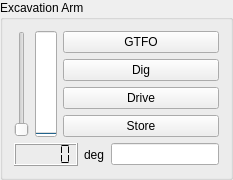
          <widget class="QGroupBox" name="groupBox_8">
           <property name="sizePolicy">
            <sizepolicy hsizetype="Preferred" vsizetype="Preferred">
             <horstretch>1</horstretch>
             <verstretch>1</verstretch>
            </sizepolicy>
           </property>
           <property name="focusPolicy">
            <enum>Qt::NoFocus</enum>
           </property>
           <property name="title">
            <string>Excavation Arm</string>
           </property>
           <layout class="QVBoxLayout" name="verticalLayout_16">
            <item>
             <layout class="QHBoxLayout" name="horizontalLayout_16">
              <item>
               <widget class="QSlider" name="slider_ExcavationArm">
                <property name="focusPolicy">
                 <enum>Qt::NoFocus</enum>
                </property>
                <property name="minimum">
                 <number>0</number>
                </property>
                <property name="maximum">
                 <number>130</number>
                </property>
                <property name="value">
                 <number>0</number>
                </property>
                <property name="orientation">
                 <enum>Qt::Vertical</enum>
                </property>
               </widget>
              </item>
              <item>
               <widget class="QProgressBar" name="progressBar_ExcavationArm">
                <property name="focusPolicy">
                 <enum>Qt::NoFocus</enum>
                </property>
                <property name="layoutDirection">
                 <enum>Qt::LeftToRight</enum>
                </property>
                <property name="maximum">
                 <number>90</number>
                </property>
                <property name="value">
                 <number>0</number>
                </property>
                <property name="textVisible">
                 <bool>true</bool>
                </property>
                <property name="orientation">
                 <enum>Qt::Vertical</enum>
                </property>
                <property name="textDirection">
                 <enum>QProgressBar::TopToBottom</enum>
                </property>
               </widget>
              </item>
              <item>
               <layout class="QVBoxLayout" name="verticalLayout_35">
                <item>
                 <widget class="QPushButton" name="pushButton_ExcavationArmDig">
                  <property name="focusPolicy">
                   <enum>Qt::NoFocus</enum>
                  </property>
                  <property name="text">
                   <string>GTFO</string>
                  </property>
                 </widget>
                </item>
                <item>
                 <widget class="QPushButton" name="pushButton_ExcavationArmJog">
                  <property name="focusPolicy">
                   <enum>Qt::NoFocus</enum>
                  </property>
                  <property name="text">
                   <string>Dig</string>
                  </property>
                 </widget>
                </item>
                <item>
                 <widget class="QPushButton" name="pushButton_ExcavationArmDrive">
                  <property name="text">
                   <string>Drive</string>
                  </property>
                 </widget>
                </item>
                <item>
                 <widget class="QPushButton" name="pushButton_ExcavationArmStore">
                  <property name="focusPolicy">
                   <enum>Qt::NoFocus</enum>
                  </property>
                  <property name="text">
                   <string>Store</string>
                  </property>
                 </widget>
                </item>
               </layout>
              </item>
             </layout>
            </item>
            <item>
             <layout class="QHBoxLayout" name="horizontalLayout_12">
              <item>
               <widget class="QLCDNumber" name="lcdNumber_ExcavationArm">
                <property name="focusPolicy">
                 <enum>Qt::NoFocus</enum>
                </property>
                <property name="smallDecimalPoint">
                 <bool>false</bool>
                </property>
                <property name="segmentStyle">
                 <enum>QLCDNumber::Flat</enum>
                </property>
                <property name="value" stdset="0">
                 <double>0.000000000000000</double>
                </property>
               </widget>
              </item>
              <item>
               <widget class="QLabel" name="label_15">
                <property name="focusPolicy">
                 <enum>Qt::NoFocus</enum>
                </property>
                <property name="text">
                 <string>deg</string>
                </property>
               </widget>
              </item>
              <item>
               <widget class="IntEdit" name="lineEdit_ExcavationArm"/>
              </item>
             </layout>
            </item>
           </layout>
          </widget>
